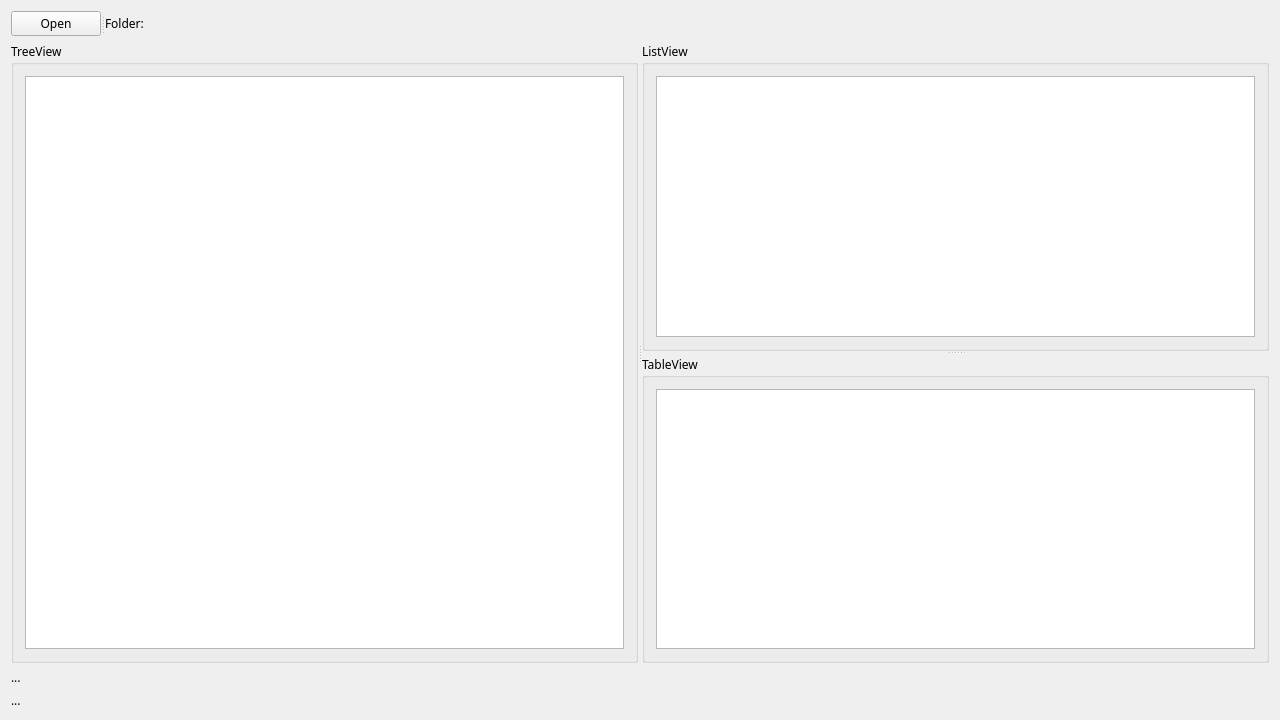
<?xml version="1.0" encoding="UTF-8"?>
<ui version="4.0">
 <class>MainWindow</class>
 <widget class="QMainWindow" name="MainWindow">
  <property name="geometry">
   <rect>
    <x>0</x>
    <y>0</y>
    <width>1280</width>
    <height>720</height>
   </rect>
  </property>
  <property name="windowTitle">
   <string>MainWindow</string>
  </property>
  <widget class="QWidget" name="centralWidget">
   <layout class="QVBoxLayout" name="verticalLayout">
    <item>
     <widget class="QSplitter" name="splitter_3">
      <property name="sizePolicy">
       <sizepolicy hsizetype="Expanding" vsizetype="Fixed">
        <horstretch>0</horstretch>
        <verstretch>0</verstretch>
       </sizepolicy>
      </property>
      <property name="orientation">
       <enum>Qt::Horizontal</enum>
      </property>
      <widget class="QPushButton" name="btnOpenFolder">
       <property name="sizePolicy">
        <sizepolicy hsizetype="Preferred" vsizetype="Fixed">
         <horstretch>0</horstretch>
         <verstretch>0</verstretch>
        </sizepolicy>
       </property>
       <property name="minimumSize">
        <size>
         <width>90</width>
         <height>0</height>
        </size>
       </property>
       <property name="maximumSize">
        <size>
         <width>90</width>
         <height>16777215</height>
        </size>
       </property>
       <property name="font">
        <font>
         <family>Microsoft JhengHei UI Light</family>
        </font>
       </property>
       <property name="text">
        <string>Open</string>
       </property>
      </widget>
      <widget class="QLabel" name="label_path">
       <property name="sizePolicy">
        <sizepolicy hsizetype="Expanding" vsizetype="Preferred">
         <horstretch>0</horstretch>
         <verstretch>0</verstretch>
        </sizepolicy>
       </property>
       <property name="font">
        <font>
         <family>Microsoft JhengHei UI Light</family>
        </font>
       </property>
       <property name="text">
        <string>Folder: </string>
       </property>
      </widget>
     </widget>
    </item>
    <item>
     <widget class="QSplitter" name="splitter_2">
      <property name="font">
       <font>
        <family>Microsoft JhengHei UI Light</family>
       </font>
      </property>
      <property name="orientation">
       <enum>Qt::Horizontal</enum>
      </property>
      <widget class="QGroupBox" name="groupBox">
       <property name="font">
        <font>
         <family>Microsoft JhengHei UI Light</family>
        </font>
       </property>
       <property name="title">
        <string>TreeView</string>
       </property>
       <layout class="QHBoxLayout" name="horizontalLayout">
        <item>
         <widget class="QTreeView" name="treeView">
          <property name="font">
           <font>
            <family>Microsoft JhengHei UI Light</family>
           </font>
          </property>
         </widget>
        </item>
       </layout>
      </widget>
      <widget class="QSplitter" name="splitter">
       <property name="font">
        <font>
         <family>Microsoft JhengHei UI Light</family>
        </font>
       </property>
       <property name="orientation">
        <enum>Qt::Vertical</enum>
       </property>
       <widget class="QGroupBox" name="groupBox_2">
        <property name="font">
         <font>
          <family>Microsoft JhengHei UI Light</family>
         </font>
        </property>
        <property name="title">
         <string>ListView</string>
        </property>
        <layout class="QHBoxLayout" name="horizontalLayout_3">
         <item>
          <widget class="QListView" name="listView">
           <property name="font">
            <font>
             <family>Microsoft JhengHei UI Light</family>
            </font>
           </property>
          </widget>
         </item>
        </layout>
       </widget>
       <widget class="QGroupBox" name="groupBox_3">
        <property name="font">
         <font>
          <family>Microsoft JhengHei UI Light</family>
         </font>
        </property>
        <property name="title">
         <string>TableView</string>
        </property>
        <layout class="QHBoxLayout" name="horizontalLayout_2">
         <item>
          <widget class="QTableView" name="tableView">
           <property name="font">
            <font>
             <family>Microsoft JhengHei UI Light</family>
            </font>
           </property>
          </widget>
         </item>
        </layout>
       </widget>
      </widget>
     </widget>
    </item>
    <item>
     <widget class="QLabel" name="label_file_folder">
      <property name="sizePolicy">
       <sizepolicy hsizetype="Preferred" vsizetype="Fixed">
        <horstretch>0</horstretch>
        <verstretch>0</verstretch>
       </sizepolicy>
      </property>
      <property name="font">
       <font>
        <family>Microsoft JhengHei UI Light</family>
       </font>
      </property>
      <property name="text">
       <string>...</string>
      </property>
     </widget>
    </item>
    <item>
     <widget class="QLabel" name="label_size">
      <property name="sizePolicy">
       <sizepolicy hsizetype="Preferred" vsizetype="Fixed">
        <horstretch>0</horstretch>
        <verstretch>0</verstretch>
       </sizepolicy>
      </property>
      <property name="font">
       <font>
        <family>Microsoft JhengHei UI Light</family>
       </font>
      </property>
      <property name="text">
       <string>...</string>
      </property>
     </widget>
    </item>
   </layout>
  </widget>
  <widget class="QMenuBar" name="menuBar">
   <property name="geometry">
    <rect>
     <x>0</x>
     <y>0</y>
     <width>1280</width>
     <height>26</height>
    </rect>
   </property>
  </widget>
 </widget>
 <layoutdefault spacing="6" margin="11"/>
 <resources/>
 <connections/>
</ui>
